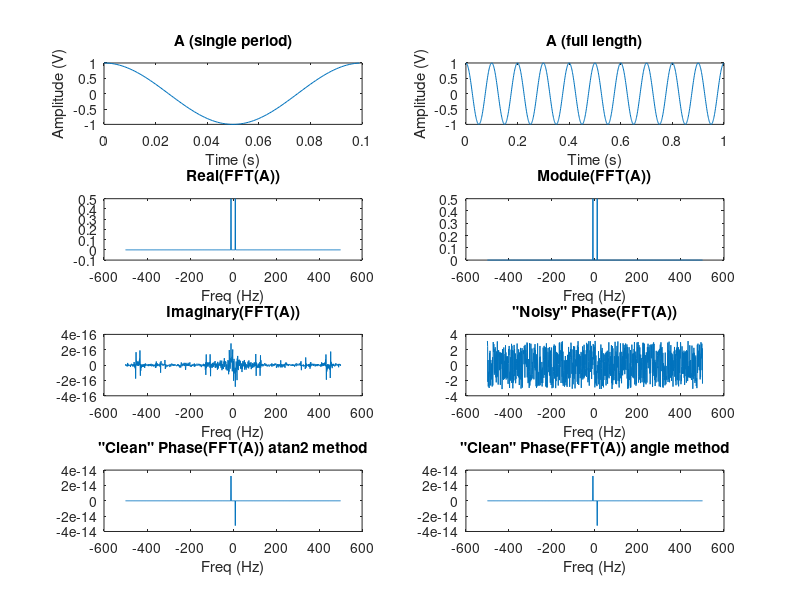

The MATLAB source for this figure:
% Magnitude and Phase test
% This file is a Matlab script that compares different methods to calculate
% and plot magnitude and phase of a given signal.
%
% This program is free software; you can redistribute it and/or modify
% it under the terms of the GNU General Public License as published by
% the Free Software Foundation; either version 2, or (at your option)
% any later version.
%
% This program is distributed in the hope that it will be useful,
% but WITHOUT ANY WARRANTY; without even the implied warranty of
% MERCHANTABILITY or FITNESS FOR A PARTICULAR PURPOSE.  See the
% GNU General Public License for more details.

%Time specifications:
f = 1000;                            % Sampling Frequency (samples per second)
Ts = 1/f;                            % Sampling Period (seconds per sample)
N=1000;                              % Time vector lenght (total samples)
time = [0:N-1]*Ts;                   % Time vector

%Signals                   
Fcarrier = 10; Ac = 1; carrier = Ac * cos(2*pi*Fcarrier*time);

%Time domain plotting
subplot(4,2,1);plot(time(1:f/Fcarrier),carrier(1:f/Fcarrier));title('A (single period)');xlabel('Time (s)');ylabel('Amplitude (V)');
subplot(4,2,2);plot(time,carrier);title('A (full length)');xlabel('Time (s)');ylabel('Amplitude (V)');

%FFT calculation
X=fft(carrier)/N;
X=fftshift(X);

freq=linspace(-N/2,N/2,N);%Frequency vector

%Real and imaginary parts of X
subplot(4,2,3);plot(freq,real(X));title('Real(FFT(A))');xlabel('Freq (Hz)');
subplot(4,2,5);plot(freq,imag(X));title('Imaginary(FFT(A))');xlabel('Freq (Hz)');

%Module and phase of X
subplot(4,2,4);plot(freq,abs(X));title('Module(FFT(A))');xlabel('Freq (Hz)');
subplot(4,2,6);plot(freq,angle(X));title('"Noisy" Phase(FFT(A))');xlabel('Freq (Hz)');


X2=X;
threshold=max(abs(X)/10);
X2(abs(X)<threshold)=0; % determines the low-amplitude threshold
phase=atan2d(imag(X2),real(X2));

%Phase of X (2 methods)
subplot(4,2,7);plot(freq,phase);title('"Clean" Phase(FFT(A)) atan2 method');xlabel('Freq (Hz)');
subplot(4,2,8);plot(freq,angle(X2)*180/pi);title('"Clean" Phase(FFT(A)) angle method');xlabel('Freq (Hz)');